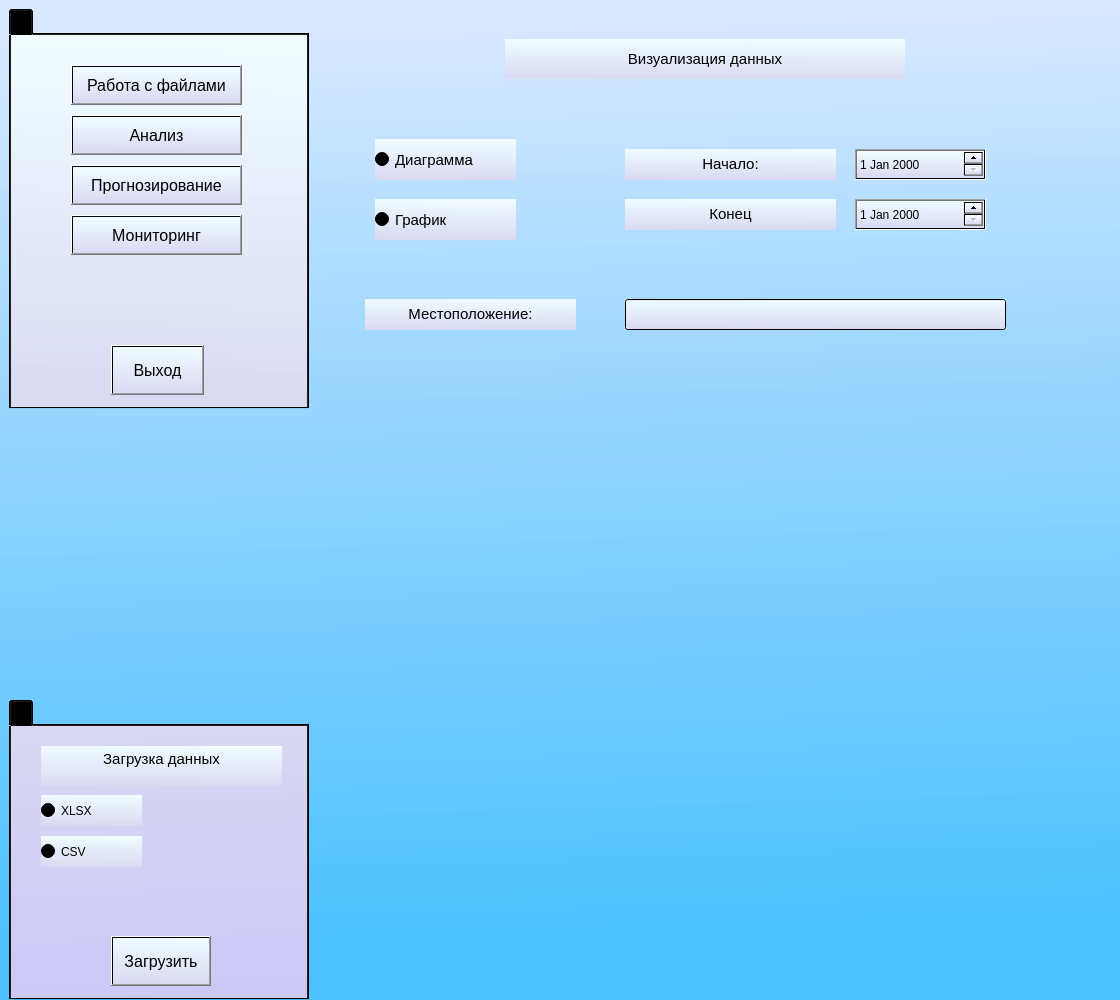
<?xml version="1.0" encoding="UTF-8"?>
<ui version="4.0">
 <class>MainWindow</class>
 <widget class="QMainWindow" name="MainWindow">
  <property name="geometry">
   <rect>
    <x>0</x>
    <y>0</y>
    <width>1120</width>
    <height>1000</height>
   </rect>
  </property>
  <property name="windowTitle">
   <string>MainWindow</string>
  </property>
  <property name="layoutDirection">
   <enum>Qt::LeftToRight</enum>
  </property>
  <property name="styleSheet">
   <string notr="true">background-color: qlineargradient(spread:pad, x1:0.572139, y1:0.994, x2:0.537, y2:0.00568182, stop:0.0547264 rgba(77, 194, 255, 255), stop:0.995025 rgba(217, 232, 255, 217));</string>
  </property>
  <widget class="QWidget" name="centralwidget">
   <layout class="QFormLayout" name="formLayout">
    <property name="bottomMargin">
     <number>0</number>
    </property>
    <item row="1" column="0">
     <spacer name="verticalSpacer">
      <property name="orientation">
       <enum>Qt::Vertical</enum>
      </property>
      <property name="sizeHint" stdset="0">
       <size>
        <width>20</width>
        <height>70</height>
       </size>
      </property>
     </spacer>
    </item>
    <item row="0" column="0">
     <widget class="QTabWidget" name="formTabWidget">
      <property name="minimumSize">
       <size>
        <width>300</width>
        <height>400</height>
       </size>
      </property>
      <property name="maximumSize">
       <size>
        <width>300</width>
        <height>600</height>
       </size>
      </property>
      <property name="whatsThis">
       <string>&lt;html&gt;&lt;head/&gt;&lt;body&gt;&lt;p&gt;Главное меню&lt;/p&gt;&lt;p&gt;&lt;br/&gt;&lt;/p&gt;&lt;/body&gt;&lt;/html&gt;</string>
      </property>
      <property name="styleSheet">
       <string notr="true">background-color: qlineargradient(spread:pad, x1:0.503, y1:0.977273, x2:0.522, y2:0.028, stop:0 rgba(218, 218, 243, 255), stop:0.995025 rgba(240, 252, 255, 249));</string>
      </property>
      <widget class="QWidget" name="formTabWidgetPage1" native="true">
       <attribute name="title">
        <string/>
       </attribute>
       <widget class="QPushButton" name="Button_Forecasting">
        <property name="geometry">
         <rect>
          <x>60</x>
          <y>130</y>
          <width>171</width>
          <height>40</height>
         </rect>
        </property>
        <property name="minimumSize">
         <size>
          <width>80</width>
          <height>40</height>
         </size>
        </property>
        <property name="maximumSize">
         <size>
          <width>2000</width>
          <height>2000</height>
         </size>
        </property>
        <property name="font">
         <font>
          <pointsize>12</pointsize>
         </font>
        </property>
        <property name="layoutDirection">
         <enum>Qt::LeftToRight</enum>
        </property>
        <property name="styleSheet">
         <string notr="true">background-color: qlineargradient(spread:pad, x1:0.503, y1:0.977273, x2:0.522, y2:0.028, stop:0 rgba(218, 218, 243, 255), stop:0.995025 rgba(240, 252, 255, 249));</string>
        </property>
        <property name="text">
         <string>Прогнозирование</string>
        </property>
       </widget>
       <widget class="QPushButton" name="Button_Work_with_files">
        <property name="geometry">
         <rect>
          <x>60</x>
          <y>30</y>
          <width>171</width>
          <height>40</height>
         </rect>
        </property>
        <property name="minimumSize">
         <size>
          <width>80</width>
          <height>40</height>
         </size>
        </property>
        <property name="maximumSize">
         <size>
          <width>2000</width>
          <height>2000</height>
         </size>
        </property>
        <property name="font">
         <font>
          <pointsize>12</pointsize>
         </font>
        </property>
        <property name="layoutDirection">
         <enum>Qt::LeftToRight</enum>
        </property>
        <property name="styleSheet">
         <string notr="true">background-color: qlineargradient(spread:pad, x1:0.503, y1:0.977273, x2:0.522, y2:0.028, stop:0 rgba(218, 218, 243, 255), stop:0.995025 rgba(240, 252, 255, 249));</string>
        </property>
        <property name="text">
         <string>Работа с файлами</string>
        </property>
       </widget>
       <widget class="QPushButton" name="Button_Analysis">
        <property name="geometry">
         <rect>
          <x>60</x>
          <y>80</y>
          <width>171</width>
          <height>40</height>
         </rect>
        </property>
        <property name="minimumSize">
         <size>
          <width>80</width>
          <height>40</height>
         </size>
        </property>
        <property name="maximumSize">
         <size>
          <width>2000</width>
          <height>2000</height>
         </size>
        </property>
        <property name="font">
         <font>
          <pointsize>12</pointsize>
         </font>
        </property>
        <property name="layoutDirection">
         <enum>Qt::LeftToRight</enum>
        </property>
        <property name="styleSheet">
         <string notr="true">background-color: qlineargradient(spread:pad, x1:0.503, y1:0.977273, x2:0.522, y2:0.028, stop:0 rgba(218, 218, 243, 255), stop:0.995025 rgba(240, 252, 255, 249));</string>
        </property>
        <property name="text">
         <string>Анализ</string>
        </property>
       </widget>
       <widget class="QPushButton" name="Button_Monitoring">
        <property name="geometry">
         <rect>
          <x>60</x>
          <y>180</y>
          <width>171</width>
          <height>40</height>
         </rect>
        </property>
        <property name="sizePolicy">
         <sizepolicy hsizetype="Minimum" vsizetype="Fixed">
          <horstretch>0</horstretch>
          <verstretch>0</verstretch>
         </sizepolicy>
        </property>
        <property name="minimumSize">
         <size>
          <width>80</width>
          <height>40</height>
         </size>
        </property>
        <property name="maximumSize">
         <size>
          <width>2000</width>
          <height>2000</height>
         </size>
        </property>
        <property name="font">
         <font>
          <pointsize>12</pointsize>
         </font>
        </property>
        <property name="layoutDirection">
         <enum>Qt::LeftToRight</enum>
        </property>
        <property name="styleSheet">
         <string notr="true">background-color: qlineargradient(spread:pad, x1:0.503, y1:0.977273, x2:0.522, y2:0.028, stop:0 rgba(218, 218, 243, 255), stop:0.995025 rgba(240, 252, 255, 249));</string>
        </property>
        <property name="text">
         <string>Мониторинг</string>
        </property>
       </widget>
       <widget class="QPushButton" name="Exit">
        <property name="geometry">
         <rect>
          <x>100</x>
          <y>310</y>
          <width>93</width>
          <height>50</height>
         </rect>
        </property>
        <property name="minimumSize">
         <size>
          <width>80</width>
          <height>50</height>
         </size>
        </property>
        <property name="maximumSize">
         <size>
          <width>2000</width>
          <height>2000</height>
         </size>
        </property>
        <property name="font">
         <font>
          <pointsize>12</pointsize>
         </font>
        </property>
        <property name="layoutDirection">
         <enum>Qt::LeftToRight</enum>
        </property>
        <property name="styleSheet">
         <string notr="true">background-color: qlineargradient(spread:pad, x1:0.503, y1:0.977273, x2:0.522, y2:0.028, stop:0 rgba(218, 218, 243, 255), stop:0.995025 rgba(240, 252, 255, 249));</string>
        </property>
        <property name="text">
         <string>Выход</string>
        </property>
       </widget>
      </widget>
     </widget>
    </item>
    <item row="0" column="1">
     <widget class="QWidget" name="widget" native="true">
      <property name="styleSheet">
       <string notr="true">background-color: qlineargradient(spread:pad, x1:0, y1:0, x2:1, y2:0, stop:0 rgba(0, 0, 0, 0), stop:1 rgba(255, 255, 255, 0));</string>
      </property>
      <widget class="QLabel" name="label">
       <property name="geometry">
        <rect>
         <x>190</x>
         <y>30</y>
         <width>400</width>
         <height>40</height>
        </rect>
       </property>
       <property name="minimumSize">
        <size>
         <width>200</width>
         <height>0</height>
        </size>
       </property>
       <property name="maximumSize">
        <size>
         <width>400</width>
         <height>40</height>
        </size>
       </property>
       <property name="styleSheet">
        <string notr="true">background-color: qlineargradient(spread:pad, x1:0.503, y1:0.977273, x2:0.522, y2:0.028, stop:0 rgba(218, 218, 243, 255), stop:0.995025 rgba(240, 252, 255, 249));</string>
       </property>
       <property name="text">
        <string>&lt;html&gt;&lt;head/&gt;&lt;body&gt;&lt;p align=&quot;center&quot;&gt;&lt;span style=&quot; font-size:11pt;&quot;&gt;Визуализация данных&lt;/span&gt;&lt;/p&gt;&lt;/body&gt;&lt;/html&gt;</string>
       </property>
      </widget>
      <widget class="QDateEdit" name="dateEdit">
       <property name="geometry">
        <rect>
         <x>540</x>
         <y>140</y>
         <width>131</width>
         <height>31</height>
        </rect>
       </property>
       <property name="styleSheet">
        <string notr="true">background-color: qlineargradient(spread:pad, x1:0.503, y1:0.977273, x2:0.522, y2:0.028, stop:0 rgba(218, 218, 243, 255), stop:0.995025 rgba(240, 252, 255, 249));</string>
       </property>
      </widget>
      <widget class="QDateEdit" name="dateEdit_2">
       <property name="geometry">
        <rect>
         <x>540</x>
         <y>190</y>
         <width>131</width>
         <height>31</height>
        </rect>
       </property>
       <property name="styleSheet">
        <string notr="true">background-color: qlineargradient(spread:pad, x1:0.503, y1:0.977273, x2:0.522, y2:0.028, stop:0 rgba(218, 218, 243, 255), stop:0.995025 rgba(240, 252, 255, 249));</string>
       </property>
      </widget>
      <widget class="QLabel" name="label_3">
       <property name="geometry">
        <rect>
         <x>310</x>
         <y>140</y>
         <width>211</width>
         <height>31</height>
        </rect>
       </property>
       <property name="minimumSize">
        <size>
         <width>200</width>
         <height>0</height>
        </size>
       </property>
       <property name="maximumSize">
        <size>
         <width>400</width>
         <height>40</height>
        </size>
       </property>
       <property name="styleSheet">
        <string notr="true">background-color: qlineargradient(spread:pad, x1:0.503, y1:0.977273, x2:0.522, y2:0.028, stop:0 rgba(218, 218, 243, 255), stop:0.995025 rgba(240, 252, 255, 249));</string>
       </property>
       <property name="text">
        <string>&lt;html&gt;&lt;head/&gt;&lt;body&gt;&lt;p align=&quot;center&quot;&gt;&lt;span style=&quot; font-size:11pt;&quot;&gt;Начало:&lt;/span&gt;&lt;/p&gt;&lt;/body&gt;&lt;/html&gt;</string>
       </property>
      </widget>
      <widget class="QLabel" name="label_4">
       <property name="geometry">
        <rect>
         <x>310</x>
         <y>190</y>
         <width>211</width>
         <height>31</height>
        </rect>
       </property>
       <property name="minimumSize">
        <size>
         <width>200</width>
         <height>0</height>
        </size>
       </property>
       <property name="maximumSize">
        <size>
         <width>400</width>
         <height>40</height>
        </size>
       </property>
       <property name="styleSheet">
        <string notr="true">background-color: qlineargradient(spread:pad, x1:0.503, y1:0.977273, x2:0.522, y2:0.028, stop:0 rgba(218, 218, 243, 255), stop:0.995025 rgba(240, 252, 255, 249));</string>
       </property>
       <property name="text">
        <string>&lt;html&gt;&lt;head/&gt;&lt;body&gt;&lt;p align=&quot;center&quot;&gt;&lt;span style=&quot; font-size:11pt;&quot;&gt;Конец&lt;/span&gt;&lt;/p&gt;&lt;/body&gt;&lt;/html&gt;</string>
       </property>
      </widget>
      <widget class="QRadioButton" name="radioButton_3">
       <property name="geometry">
        <rect>
         <x>60</x>
         <y>130</y>
         <width>141</width>
         <height>41</height>
        </rect>
       </property>
       <property name="font">
        <font>
         <pointsize>11</pointsize>
        </font>
       </property>
       <property name="styleSheet">
        <string notr="true">background-color: qlineargradient(spread:pad, x1:0.503, y1:0.977273, x2:0.522, y2:0.028, stop:0 rgba(218, 218, 243, 255), stop:0.995025 rgba(240, 252, 255, 249));</string>
       </property>
       <property name="text">
        <string>Диаграмма</string>
       </property>
      </widget>
      <widget class="QPushButton" name="Exit_5">
       <property name="geometry">
        <rect>
         <x>365</x>
         <y>-199</y>
         <width>171</width>
         <height>41</height>
        </rect>
       </property>
       <property name="minimumSize">
        <size>
         <width>80</width>
         <height>30</height>
        </size>
       </property>
       <property name="maximumSize">
        <size>
         <width>2000</width>
         <height>2000</height>
        </size>
       </property>
       <property name="font">
        <font>
         <pointsize>12</pointsize>
        </font>
       </property>
       <property name="layoutDirection">
        <enum>Qt::LeftToRight</enum>
       </property>
       <property name="styleSheet">
        <string notr="true">background-color: qlineargradient(spread:pad, x1:0.503, y1:0.977273, x2:0.522, y2:0.028, stop:0 rgba(218, 218, 243, 255), stop:0.995025 rgba(240, 252, 255, 249));</string>
       </property>
       <property name="text">
        <string>График</string>
       </property>
      </widget>
      <widget class="QRadioButton" name="radioButton_4">
       <property name="geometry">
        <rect>
         <x>60</x>
         <y>190</y>
         <width>141</width>
         <height>41</height>
        </rect>
       </property>
       <property name="font">
        <font>
         <pointsize>11</pointsize>
        </font>
       </property>
       <property name="styleSheet">
        <string notr="true">background-color: qlineargradient(spread:pad, x1:0.503, y1:0.977273, x2:0.522, y2:0.028, stop:0 rgba(218, 218, 243, 255), stop:0.995025 rgba(240, 252, 255, 249));</string>
       </property>
       <property name="text">
        <string>График</string>
       </property>
      </widget>
      <widget class="QLineEdit" name="lineEdit">
       <property name="geometry">
        <rect>
         <x>310</x>
         <y>290</y>
         <width>381</width>
         <height>31</height>
        </rect>
       </property>
       <property name="font">
        <font>
         <pointsize>11</pointsize>
        </font>
       </property>
       <property name="styleSheet">
        <string notr="true">background-color: qlineargradient(spread:pad, x1:0.503, y1:0.977273, x2:0.522, y2:0.028, stop:0 rgba(218, 218, 243, 255), stop:0.995025 rgba(240, 252, 255, 249));</string>
       </property>
      </widget>
      <widget class="QLabel" name="label_5">
       <property name="geometry">
        <rect>
         <x>50</x>
         <y>290</y>
         <width>211</width>
         <height>31</height>
        </rect>
       </property>
       <property name="minimumSize">
        <size>
         <width>200</width>
         <height>0</height>
        </size>
       </property>
       <property name="maximumSize">
        <size>
         <width>400</width>
         <height>40</height>
        </size>
       </property>
       <property name="styleSheet">
        <string notr="true">background-color: qlineargradient(spread:pad, x1:0.503, y1:0.977273, x2:0.522, y2:0.028, stop:0 rgba(218, 218, 243, 255), stop:0.995025 rgba(240, 252, 255, 249));</string>
       </property>
       <property name="text">
        <string>&lt;html&gt;&lt;head/&gt;&lt;body&gt;&lt;p align=&quot;center&quot;&gt;&lt;span style=&quot; font-size:11pt;&quot;&gt;Местоположение:&lt;/span&gt;&lt;/p&gt;&lt;/body&gt;&lt;/html&gt;</string>
       </property>
      </widget>
     </widget>
    </item>
    <item row="2" column="0">
     <widget class="QTabWidget" name="formTabWidget_2">
      <property name="minimumSize">
       <size>
        <width>300</width>
        <height>300</height>
       </size>
      </property>
      <property name="maximumSize">
       <size>
        <width>300</width>
        <height>500</height>
       </size>
      </property>
      <property name="whatsThis">
       <string>&lt;html&gt;&lt;head/&gt;&lt;body&gt;&lt;p&gt;Главное меню&lt;/p&gt;&lt;p&gt;&lt;br/&gt;&lt;/p&gt;&lt;/body&gt;&lt;/html&gt;</string>
      </property>
      <property name="styleSheet">
       <string notr="true">background-color: qlineargradient(spread:pad, x1:0.542, y1:1, x2:0.488, y2:0, stop:0 rgba(203, 200, 246, 255), stop:1 rgba(219, 218, 245, 231));</string>
      </property>
      <widget class="QWidget" name="formTabWidgetPage1_2">
       <attribute name="title">
        <string/>
       </attribute>
       <widget class="QLabel" name="label_2">
        <property name="geometry">
         <rect>
          <x>30</x>
          <y>20</y>
          <width>241</width>
          <height>40</height>
         </rect>
        </property>
        <property name="minimumSize">
         <size>
          <width>200</width>
          <height>0</height>
         </size>
        </property>
        <property name="maximumSize">
         <size>
          <width>400</width>
          <height>40</height>
         </size>
        </property>
        <property name="styleSheet">
         <string notr="true">background-color: qlineargradient(spread:pad, x1:0.503, y1:0.977273, x2:0.522, y2:0.028, stop:0 rgba(218, 218, 243, 255), stop:0.995025 rgba(240, 252, 255, 249));</string>
        </property>
        <property name="text">
         <string>&lt;html&gt;&lt;head/&gt;&lt;body&gt;&lt;p align=&quot;center&quot;&gt;&lt;span style=&quot; font-size:11pt;&quot;&gt;Загрузка данных&lt;/span&gt;&lt;br/&gt;&lt;/p&gt;&lt;/body&gt;&lt;/html&gt;</string>
        </property>
       </widget>
       <widget class="QRadioButton" name="radioButton">
        <property name="geometry">
         <rect>
          <x>30</x>
          <y>110</y>
          <width>101</width>
          <height>31</height>
         </rect>
        </property>
        <property name="styleSheet">
         <string notr="true">background-color: qlineargradient(spread:pad, x1:0.503, y1:0.977273, x2:0.522, y2:0.028, stop:0 rgba(218, 218, 243, 255), stop:0.995025 rgba(240, 252, 255, 249));</string>
        </property>
        <property name="text">
         <string>CSV</string>
        </property>
       </widget>
       <widget class="QRadioButton" name="radioButton_2">
        <property name="geometry">
         <rect>
          <x>30</x>
          <y>69</y>
          <width>101</width>
          <height>31</height>
         </rect>
        </property>
        <property name="styleSheet">
         <string notr="true">background-color: qlineargradient(spread:pad, x1:0.503, y1:0.977273, x2:0.522, y2:0.028, stop:0 rgba(218, 218, 243, 255), stop:0.995025 rgba(240, 252, 255, 249));</string>
        </property>
        <property name="text">
         <string>XLSX</string>
        </property>
       </widget>
       <widget class="QPushButton" name="Exit_2">
        <property name="geometry">
         <rect>
          <x>100</x>
          <y>210</y>
          <width>100</width>
          <height>50</height>
         </rect>
        </property>
        <property name="minimumSize">
         <size>
          <width>100</width>
          <height>50</height>
         </size>
        </property>
        <property name="maximumSize">
         <size>
          <width>2000</width>
          <height>2000</height>
         </size>
        </property>
        <property name="font">
         <font>
          <pointsize>12</pointsize>
         </font>
        </property>
        <property name="layoutDirection">
         <enum>Qt::LeftToRight</enum>
        </property>
        <property name="styleSheet">
         <string notr="true">background-color: qlineargradient(spread:pad, x1:0.503, y1:0.977273, x2:0.522, y2:0.028, stop:0 rgba(218, 218, 243, 255), stop:0.995025 rgba(240, 252, 255, 249));</string>
        </property>
        <property name="text">
         <string>Загрузить</string>
        </property>
       </widget>
      </widget>
     </widget>
    </item>
   </layout>
  </widget>
 </widget>
 <resources>
  <include location="ui.qrc"/>
 </resources>
 <connections/>
</ui>
